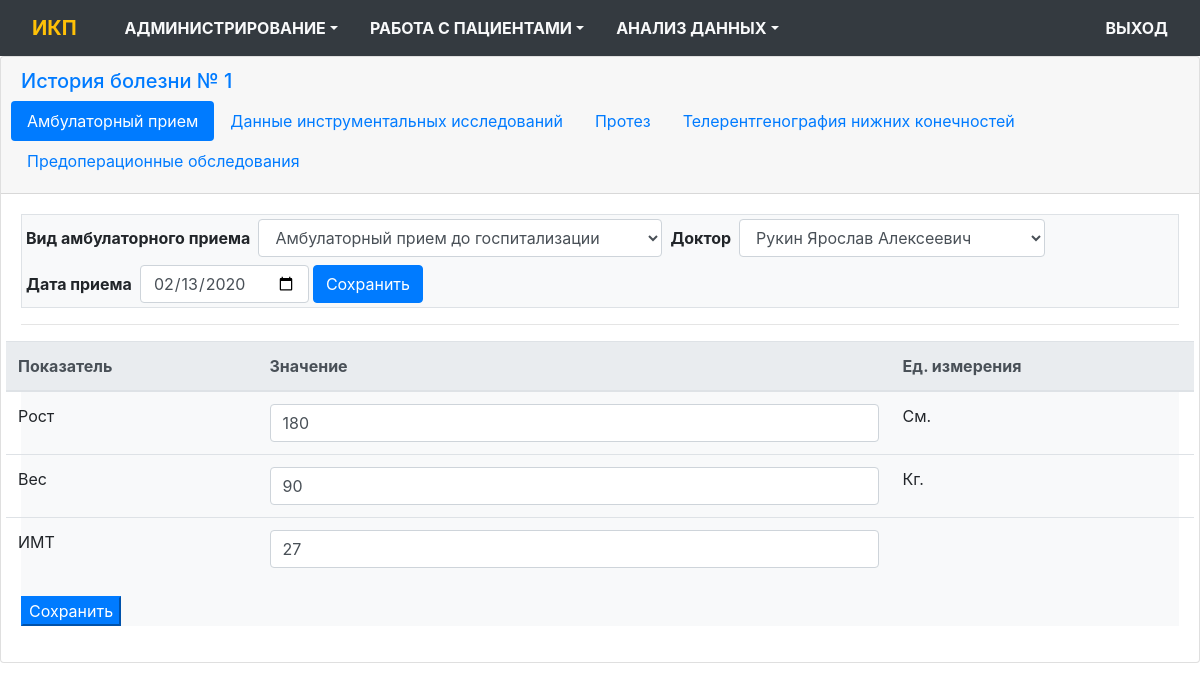
The app's page /ambulance_edit/1/2/2/1 (signed in) with its own data.
### app/models.py (models this page shows, shortened)
class Histories(db.Model):
    __tablename__='Histories'
    id = db.Column(db.Integer(), primary_key=True)
    clinic = db.Column(db.Integer(), db.ForeignKey('Clinics.id'), index = True)
    hist_number = db.Column(db.String(100), unique=False)
    time_created = db.Column(db.DateTime(), default=datetime.utcnow())
    date_in = db.Column(db.Date())
    patient = db.Column(db.Integer(), db.ForeignKey('Patients.id'))
    research_group = db.Column(db.Integer(), db.ForeignKey('ResearchGroups.id'), index = True)
    doctor_researcher = db.Column(db.Integer(), db.ForeignKey('Doctors.id'), index = True)
    date_research_in = db.Column(db.Date())
    date_research_out = db.Column(db.Date())
    reason = db.Column(db.Integer(), db.ForeignKey('Reasons.id'))

class HistoryEvents(db.Model):
    __tablename__='HistoryEvents'
    id = db.Column(db.Integer(), primary_key=True)
    clinic = db.Column(db.Integer(), db.ForeignKey('Clinics.id'))
    history = db.Column(db.Integer(), db.ForeignKey('Histories.id'))
    patient = db.Column(db.Integer(), db.ForeignKey('Patients.id'))
    event = db.Column(db.Integer(), db.ForeignKey('Events.id'), index = True)
    date_begin = db.Column(db.Date())
    date_end = db.Column(db.Date())
    doctor = db.Column(db.Integer(), db.ForeignKey('Doctors.id'), index = True)
    doctor_researcher = db.Column(db.Integer(), db.ForeignKey('Doctors.id'), index = True)
    doctor_chief = db.Column(db.Integer(), db.ForeignKey('Doctors.id'), index = True)
    days1 = db.Column(db.Integer()) #койко-день
    days2 = db.Column(db.Integer()) #предоперационный койко-день
    days3 = db.Column(db.Integer()) #послеоперационный койко-день
    def get_indicators_values(self, indicators_group, **kwargs):
        indicators_list = kwargs.get('indicators_list',None)
        indicators_values = IndicatorValues.query.join(Indicators, IndicatorValues.indicator==Indicators.id).\
                    filter(IndicatorValues.history_event==self.id, Indicators.group==indicators_group).all()
        items = []
        for i in indicators_values:
            indicator = Indicators.query.get(i.indicator)
            if indicators_list and indicator.id not in indicators_list:
                continue
            indicator_norms = IndicatorsNorms.query.filter(IndicatorsNorms.indicator==indicator.id).first()
            item = {}
            item['id'] = i.id
            item['indicator'] = i.indicator
            item['slice'] = i.slice
            item['description'] = indicator.description
            item['date_value'] = i.date_value
            if i.num_value == None:
                item['num_value'] = 0
            else:
                if indicator.type == 'integer':
                    item['num_value'] = int(i.num_value)
                else:
                    item['num_value'] = i.num_value
            if i.comment == None:
                item['comment'] = ''
            else:
                item['comment'] = i.comment
            if i.text_value == None:
                item['text_value'] = ''
            else:
                item['text_value'] = i.text_value
            if indicator.unit == None:
                item['unit'] = ''
            else:
                item['unit'] = indicator.unit
            if indicator_norms:
                item['nvalue_from'] = indicator_norms.nvalue_from
                item['nvalue_to'] = indicator_norms.nvalue_from
            items.append(item)
        return(items)

class Indicators(db.Model):
    __tablename__ = 'Indicators'
    id = db.Column(db.Integer(), primary_key=True)
    description = db.Column(db.String(300), unique=False)
    is_calculated = db.Column(db.Boolean)
    group = db.Column(db.Integer(), db.ForeignKey('IndicatorsGroups.id'), index = True)
    unit = db.Column(db.String(20), unique=False)
    type = db.Column(db.String(20), unique=False)
    def_values = db.relationship('IndicatorsDefs', backref='def_indicators')
    norm_values = db.relationship('IndicatorsNorms', backref='norm_indicators')

### app/history/routes.py (the view, shortened to what this page needs)
@bp.route('/ambulance_edit/<h>/<h_e>/<e_type>/<pill>', methods = ['GET','POST'])
@login_required
def ambulance_edit(h, h_e, e_type, pill):
    history = Histories.query.get(h)
    AmbulanceForm = AmbulanceMainForm()
    IndicatorsForm_ = IndicatorsForm()
    ProsthesisForm_ = ProsthesisForm()
    PreoperativeForm_ = PreoperativeForm()
    TelerentgenographyForm_ = TelerentgenographyForm()
    event = Events.query.get(e_type)
    AmbulanceForm.event.data = event.id
    ambulance_event = HistoryEvents.query.get(h_e)
    if ambulance_event is not None:
        form_list = FillAmbulanceForm(AmbulanceForm, IndicatorsForm_, ProsthesisForm_, history, ambulance_event)
        AmbulanceForm = form_list[0]
        items = form_list[1]
        items_2 = form_list[2]
        items_3 = form_list[3]
        items_4 = form_list[4]
    else:
        items = []
        items_2 = []
        items_3 = []
        items_4 = []
    return render_template('history/ambulance.html', AmbulanceMainForm = AmbulanceForm,
                            IndicatorsForm=IndicatorsForm_, ProsthesisForm = ProsthesisForm_,
                            TelerentgenographyForm=TelerentgenographyForm_,
                            PreoperativeForm = PreoperativeForm_,
                            h=h, history_event_id = h_e,
                            event=event, history=history, items = items,
                            items_2=items_2, items_3 = items_3,
                            items_4 = items_4, pill=pill)

### app/history/forms.py
class AmbulanceMainForm(FlaskForm):
    doctor = SelectField('Доктор', coerce = int, validators=[DataRequired()])
    event = SelectField('Вид амбулаторного приема', coerce = int, validators=[DataRequired()])
    date_begin = DateField('Дата приема', validators=[DataRequired()])
    submit = SubmitField('Сохранить')
    def __init__(self, *args, **kwargs):
        super(AmbulanceMainForm, self).__init__(*args, **kwargs)
        self.doctor.choices=[(doctor.id, doctor.fio)
                              for doctor in Doctors.query.order_by(Doctors.fio).all()]
        self.event.choices=[(event.id, event.description)
                              for event in Events.query.filter(Events.type=='2').order_by(Events.id).all()]

class IndicatorsForm(FlaskForm):
    date_begin = DateField('Дата')

### app/auth/routes.py (called while the page is built)
@bp.before_app_request
def before_request():
    if current_user.is_authenticated:
        current_user.ping()

### app/models.py (called while the page is built)
@login_manager.user_loader
def load_user(id):
    return Users.query.get(int(id))

    def has_permissions(self, permission):
        if self.is_admin():
            return True
        user_role = UserRoles.query.filter_by(user=current_user.id, role=Roles.query.filter_by(permissions=permission).first().id).first()
        if user_role is None:
            return False
        return True

    def is_admin(self):
        current_user_is_admin = UserRoles.query.filter_by(user=current_user.id, role = Roles.query.filter_by(is_admin = True).first().id).first()
        if current_user_is_admin is None:
            return False
        return True

    def ping(self):
        self.last_visit = datetime.utcnow()
        db.session.add(self)
        db.session.commit()

### app/templates/history/ambulance.html (shortened to what this page needs)
{% extends "base.html" %}
{% import "bootstrap/wtf.html" as wtf %}
{% import "_macros.html" as m %}
{% import "history/_AmbulanceForm.html" as forms %}
{% block page_content %}
<div class="card">
  <div class="card-header m-0">
    <h5>
      <a href="{{ url_for('history.history_edit', h=h, pill=1) }}">История болезни {{history.hist_number}}</a>
    </h5>
    <ul class="nav nav-pills card-header-pills">
      <li class="nav-item">
        {% if pill == '1' %}
          <a class="nav-link active"  data-toggle="pill" href="#ambulance">Амбулаторный прием</a>
        {% else %}
          <a class="nav-link"  data-toggle="pill" href="#ambulance">Амбулаторный прием</a>
        {% endif %}
      </li>
      {% if h_e != '0' %}
      <li class="nav-item">
        {% if pill == '2' %}
          <a class="nav-link active" data-toggle="pill" href="#instrumental">Данные инструментальных исследований</a>
        {% else %}
          <a class="nav-link" data-toggle="pill" href="#instrumental">Данные инструментальных исследований</a>
        {% endif %}
      </li>
      <li class="nav-item">
        {% if pill == '3' %}
          <a class="nav-link active" data-toggle="pill" href="#protesis">Протез</a>
        {% else %}
          <a class="nav-link" data-toggle="pill" href="#protesis">Протез</a>
        {% endif %}
      </li>
      <li class="nav-item">
        {% if pill == '4' %}
          <a class="nav-link active" data-toggle="pill" href="#telerentgenography">Телерентгенография нижних конечностей</a>
        {% else %}
          <a class="nav-link" data-toggle="pill" href="#telerentgenography">Телерентгенография нижних конечностей</a>
        {% endif %}
      </li>
      <li class="nav-item">
        {% if pill == '5' %}
          <a class="nav-link active" data-toggle="pill" href="#preoperative">Предоперационные обследования</a>
        {% else %}
          <a class="nav-link" data-toggle="pill" href="#preoperative">Предоперационные обследования</a>
        {% endif %}
      </li>
      {% endif %}
    </ul>
  </div>
  <div class="card-body">
    <div class="tab-content">
      {% if pill == '1' %}
        <div class="tab-pane active mx-0" id="ambulance">
          {{forms.AmbulanceForm(AmbulanceMainForm, h, history_event_id, event, items)}}
        </div>
      {% else %}
        <div class="tab-pane fade mx-0" id="ambulance">
          {{forms.AmbulanceForm(AmbulanceMainForm, h, history_event_id, event, items)}}
        </div>
      {% endif %}
        </div>
        </div>
      </div>
{% endblock %}

### app/templates/_macros.html (shortened to what this page needs)
{%  macro render_field(field) %}
<div class="form-group">
  {{field.label(class="form-control-label mx-1 my-1 font-weight-bold")}}
  {% if kwargs.get('disabled') %}
    {{field(class="form-control mx-1 my-1", disabled = True)}}
  {% else %}
    {{field(class="form-control mx-1 my-1")}}
  {% endif %}
</div>
{% endmacro %}

### app/templates/history/_AmbulanceForm.html (shortened to what this page needs)
{% import "_macros.html" as m %}
{% macro AmbulanceForm(AmbulanceMainForm, h, history_event_id, event, items) %}
<form class="form-inline bg-light border" method="post">
      {{ m.render_field(AmbulanceMainForm.event) }}
      {{ m.render_field(AmbulanceMainForm.doctor) }}
      {{ m.render_field(AmbulanceMainForm.date_begin) }}
      {{AmbulanceMainForm.submit(class='btn btn-primary')}}
</form>
<hr>
<form class="form bg-light" method="POST" action="{{url_for('history.save_indicators', h=h, h_e=history_event_id, pill=1)}}">
  <div class="row">
    <table class="table">
      <thead class="thead-light">
        <tr>
          <th scope="col">Показатель</th>
          <th scope="col">Значение</th>
          <th scope="col">Ед. измерения</th>
        </tr>
      </thead>
      <tbody>
        {% for i in items %}
        <tr>
          <td>{{i.description}}</td>
          <td>
            <input id="num_value" class="form-control" name="num_value" type="number" step="1" value={{i.num_value}}>
          </td>
          <td>
            <a>{{i.unit}}</a>
          </td>
        </tr>
        {% endfor %}
      </tbody>
    </table>
  </div>
  <p><input type="submit" class="btn-primary" name="save_indicators" value="Сохранить"></p>
</form>
{% endmacro%}

### records on screen
Histories: hist_number "№ 1"
HistoryEvents: event "Амбулаторный прием до госпитализации", doctor "Рукин Ярослав Алексеевич", date_begin "02/13/2020"
Indicators: description "Рост", num_value "180", unit "См."
Indicators: description "Вес", num_value "90", unit "Кг."
Indicators: description "ИМТ", num_value "27"

### other values on screen
{{ field.label(class="form-control-label mx-1 my-1 font-weight-bold") }} "Вид амбулаторного приема Доктор Дата приема"
